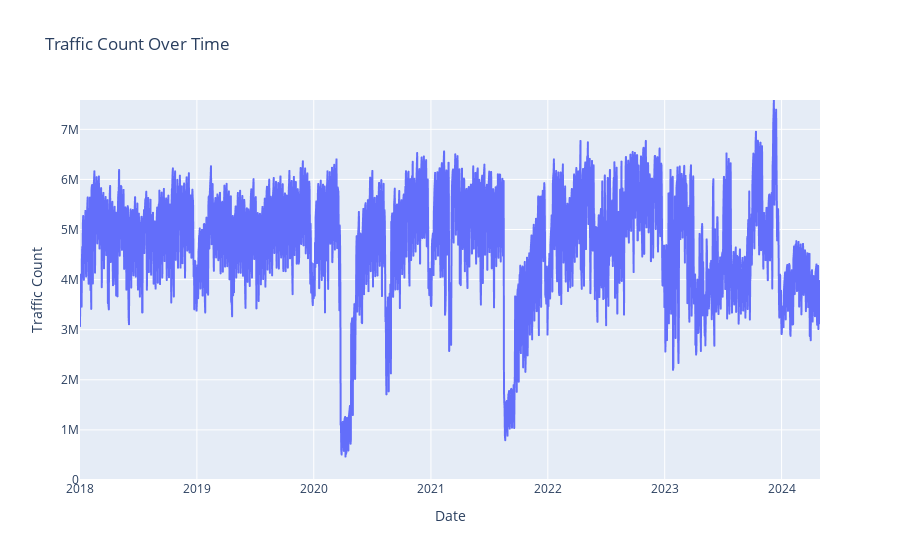

Source (notebook cell):
### Markdown cell above
#### Daily traffic volumes

### Code cell
agg_daily_traffic_volume = filtered_daily_traffic_volume.groupby(['Year',
                                                                  'Date','HalfYear','Period'])['Traffic Count'].sum().reset_index()
fig = px.line(agg_daily_traffic_volume, x='Date', y='Traffic Count', 
              title='Traffic Count Over Time')
fig.update_yaxes(range=[0, agg_daily_traffic_volume['Traffic Count'].max()])
fig.show()

### Figure 1 — Plotly figure (JSON) as saved in the notebook; plotly's stock layout.template omitted (floating-point values rounded to 4 significant figures; data arrays with more than 128 entries replaced by an {"elided": "..."} marker saying what was removed)
{"data": [{"hovertemplate": "Date=%{x}<br>Traffic Count=%{y}<extra></extra>", "legendgroup": "", "line": {"color": "#636efa", "dash": "solid"}, "marker": {"symbol": "circle"}, "mode": "lines", "name": "", "showlegend": false, "type": "scattergl", "x": {"elided": "2312 str values"}, "xaxis": "x", "y": {"elided": "2312 int values"}, "yaxis": "y"}], "layout": {"legend": {"tracegroupgap": 0}, "title": {"text": "Traffic Count Over Time"}, "xaxis": {"anchor": "y", "domain": [0, 1], "title": {"text": "Date"}}, "yaxis": {"anchor": "x", "domain": [0, 1], "range": [0, 7585393], "title": {"text": "Traffic Count"}}}}
